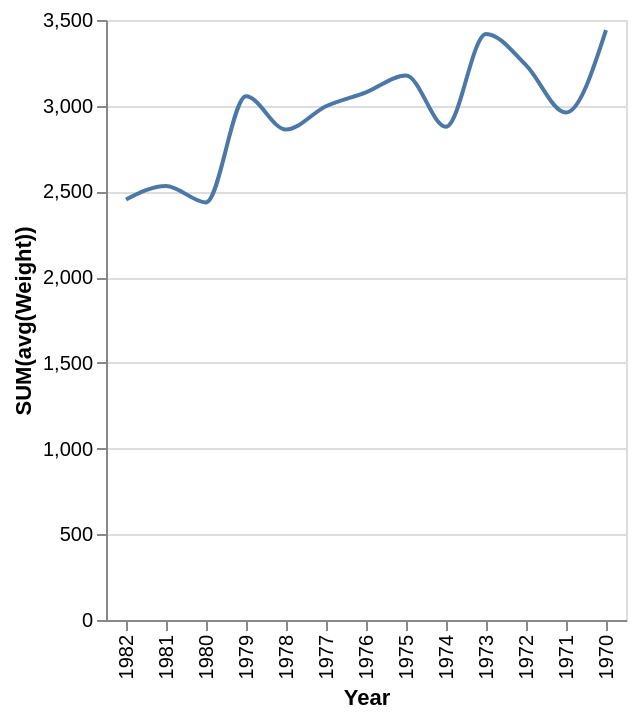

This figure's Vega-Lite source:
### Vega-Lite specification from a JSON file in a GitHub repository (floating-point values rounded to 4 significant figures)
{"data": {"values": [{"x_data": "1982", "y_data": 2453}, {"x_data": "1981", "y_data": 2532}, {"x_data": "1980", "y_data": 2436}, {"x_data": "1979", "y_data": 3055}, {"x_data": "1978", "y_data": 2861}, {"x_data": "1977", "y_data": 2997}, {"x_data": "1976", "y_data": 3078}, {"x_data": "1975", "y_data": 3176}, {"x_data": "1974", "y_data": 2877}, {"x_data": "1973", "y_data": 3419}, {"x_data": "1972", "y_data": 3237}, {"x_data": "1971", "y_data": 2960}, {"x_data": "1970", "y_data": 3441}]}, "mark": {"type": "line", "interpolate": "monotone"}, "encoding": {"x": {"field": "x_data", "type": "nominal", "title": "Year", "sort": "descending"}, "y": {"field": "y_data", "type": "quantitative", "title": "SUM(avg(Weight))"}}}
